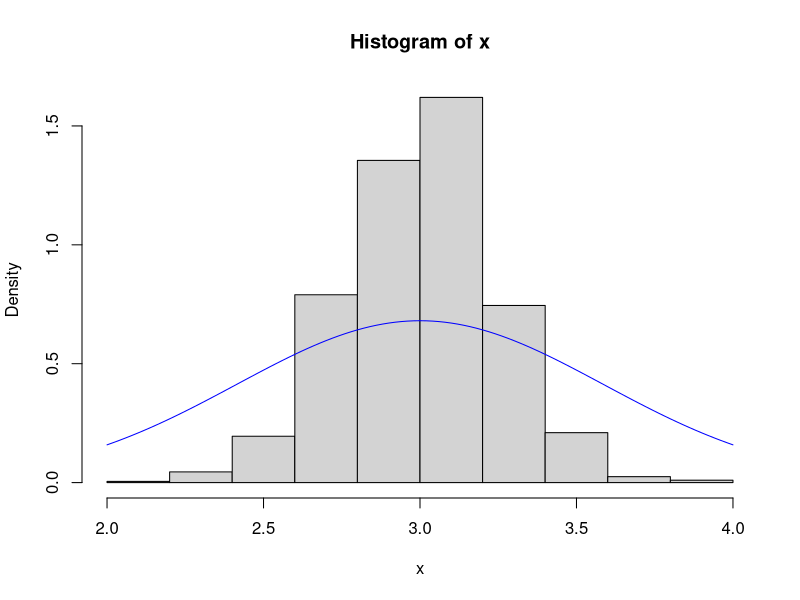
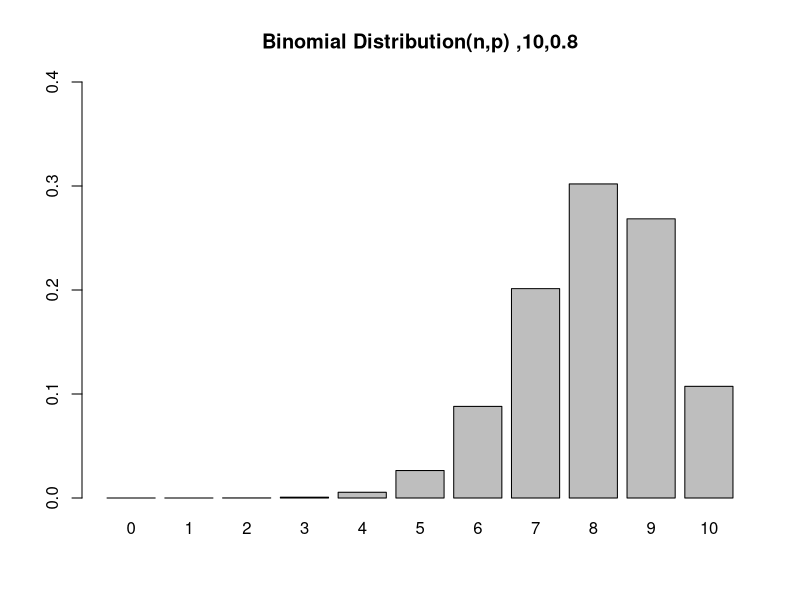

Write the R code that produced these figures, in order.
# Lista de Exercícios - CAP 09


# Configurando o diretório de trabalho
setwd("C:/Users/Julia/Desktop/CienciaDeDados/1.Big-Data-Analytics-com-R-e-Microsoft-Azure-Machine-Learning/9.Introducao-a-Analise-Estatistica-de-Dados---Parte-2")
getwd()




# Exercício 1 - Gere 1000 números de uma distribuição normal com média 3 e sd = .25 e grave no objeto chamado x.

x <- rnorm(1000, mean = 3, sd = .25)
x






# Exercício 2 - Crie o histograma dos dados gerados no item anterior e adicione uma camada com a curva da normal.

hist(x, probability = TRUE)
curve(dnorm(x, mean = mean(x), sd = sd(x)), add = TRUE, col = "blue")






# Exercício 3 - Suponha que 80% dos adultos com alergias relatem alívio sintomático com uma medicação específica. 
#               Se o medicamento é dado a 10 novos pacientes com alergias, qual é a probabilidade de que ele seja 
#               eficaz em exatamente sete? (Distribuição Binomial)

res <- dbinom(7, size = 10, prob = 0.80)
res

# - A probabilidade é de 20.13%

## função para gerar gráfico
graph <- function(n,p){
  x <- dbinom(0:n,size=n,prob=p)
  barplot(x,ylim=c(0,0.4),names.arg=0:n,
          main=sprintf(paste('Binomial Distribution(n,p) ',n,p,sep=',')))
}

## chamando gráfico
graph(10, 0.8)






# Exercício 4 - Suponha que os resultados dos testes de um vestibular se ajustem a uma distribuição normal. 
#               Além disso, a pontuação média do teste é de 72 e o desvio padrão é de 15,2. 
#               Qual é a porcentagem de alunos que pontuaram 84 ou mais no exame?






# Exercício 5 - Suponha que o tempo médio de check-out de um caixa de supermercado seja de três minutos. 
# Encontre a probabilidade de um check-out do cliente ser concluído pelo caixa em menos de dois minutos.







# Exercício 6 - Selecione dez números aleatórios entre um e três.
# Aplicamos a função de geração runif da distribuição uniforme para gerar dez números aleatórios entre um e três.







# Exercício 7 - Se houver 12 carros atravessando uma ponte por minuto, em média, 
# encontre a probabilidade de ter 15 ou mais carros cruzando a ponte em um determinado minuto.
# A probabilidade de ter 14 ou menos carros atravessando a ponte em um determinado minuto é dada pela função ppois.







# Exercício 8 - Suponha que haja 12 questões de múltipla escolha em um questionário de inglês. 
# Cada questão tem cinco respostas possíveis e apenas uma delas está correta. 
# Encontre a probabilidade de ter quatro ou menos respostas corretas se um aluno tentar 
# responder a cada pergunta aleatoriamente.










